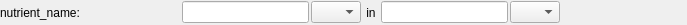
<?xml version="1.0" encoding="UTF-8"?>
<ui version="4.0">
 <class>nutrient_ratio_editor_view</class>
 <widget class="QWidget" name="nutrient_ratio_editor_view">
  <property name="geometry">
   <rect>
    <x>0</x>
    <y>0</y>
    <width>687</width>
    <height>25</height>
   </rect>
  </property>
  <property name="sizePolicy">
   <sizepolicy hsizetype="Preferred" vsizetype="Maximum">
    <horstretch>0</horstretch>
    <verstretch>0</verstretch>
   </sizepolicy>
  </property>
  <property name="minimumSize">
   <size>
    <width>0</width>
    <height>25</height>
   </size>
  </property>
  <property name="maximumSize">
   <size>
    <width>16777215</width>
    <height>35</height>
   </size>
  </property>
  <property name="windowTitle">
   <string>Form</string>
  </property>
  <layout class="QHBoxLayout" name="horizontalLayout">
   <property name="spacing">
    <number>2</number>
   </property>
   <property name="leftMargin">
    <number>0</number>
   </property>
   <property name="topMargin">
    <number>0</number>
   </property>
   <property name="rightMargin">
    <number>0</number>
   </property>
   <property name="bottomMargin">
    <number>0</number>
   </property>
   <item>
    <widget class="QLabel" name="lbl_nutrient_name">
     <property name="minimumSize">
      <size>
       <width>180</width>
       <height>0</height>
      </size>
     </property>
     <property name="text">
      <string>nutrient_name: </string>
     </property>
    </widget>
   </item>
   <item>
    <widget class="QLineEdit" name="txt_nutrient_mass">
     <property name="maximumSize">
      <size>
       <width>160</width>
       <height>16777215</height>
      </size>
     </property>
    </widget>
   </item>
   <item>
    <widget class="QComboBox" name="cmb_nutrient_mass_unit">
     <property name="maximumSize">
      <size>
       <width>50</width>
       <height>16777215</height>
      </size>
     </property>
    </widget>
   </item>
   <item>
    <widget class="QLabel" name="label_2">
     <property name="text">
      <string> in </string>
     </property>
    </widget>
   </item>
   <item>
    <widget class="QLineEdit" name="txt_ingredient_mass">
     <property name="maximumSize">
      <size>
       <width>160</width>
       <height>16777215</height>
      </size>
     </property>
    </widget>
   </item>
   <item>
    <widget class="QComboBox" name="cmb_ingredient_qty_unit">
     <property name="maximumSize">
      <size>
       <width>50</width>
       <height>16777215</height>
      </size>
     </property>
    </widget>
   </item>
   <item>
    <spacer name="horizontalSpacer">
     <property name="orientation">
      <enum>Qt::Horizontal</enum>
     </property>
     <property name="sizeHint" stdset="0">
      <size>
       <width>40</width>
       <height>20</height>
      </size>
     </property>
    </spacer>
   </item>
  </layout>
 </widget>
 <resources/>
 <connections/>
</ui>
